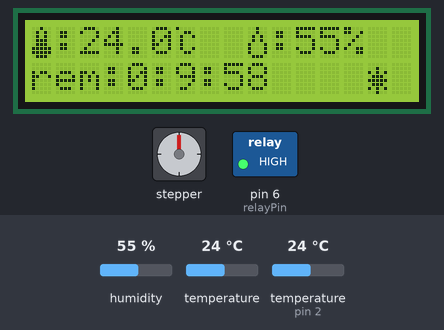
This sketch was run on a simulated Arduino Uno, built with avr-gcc and run on an emulated ATmega328P. Parts: stepper motor, 16×2 character LCD, switched loads named in the sketch (green lamp = pin HIGH). Wiring (inferred from the names in the program): stepper motor (2048 steps per turn assumed): coils pin 8, pin 9, pin 10, pin 11. The inputs (shaded band) are chosen by the test bench; at power-on: temperature 24 °C, humidity 55 %, temperature (sensor on pin 2) 24 °C.

Above: at 1.3 s.
1.4 s: temperature (sensor 0) set to 36 °C
At 2.7 s:
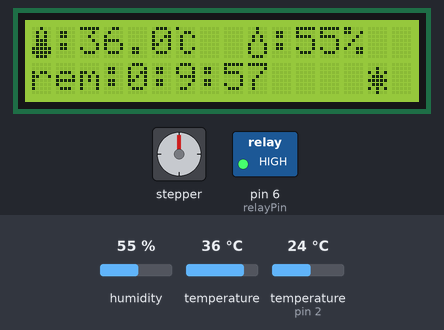
4.5 s: temperature (sensor 0) set to 39 °C
At 5.8 s:
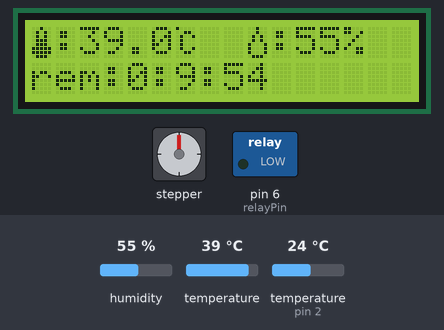
9.5 s: humidity set to 22 %
At 12.8 s:
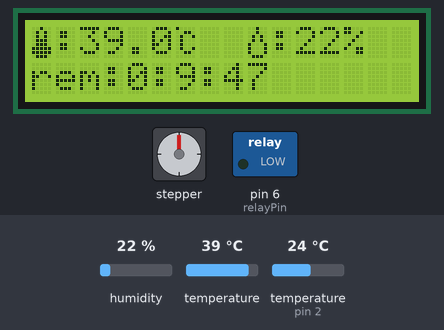
14.5 s: humidity set to 40 %
At 16.8 s:
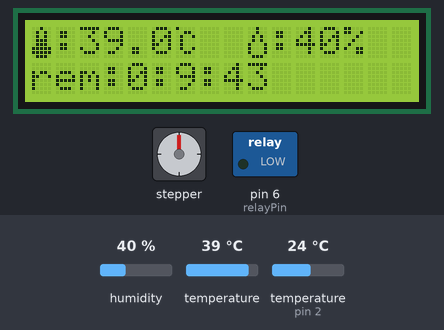
18.5 s: humidity set to 68 %
At 20.7 s:
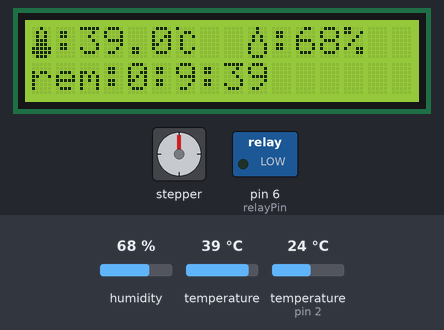
22.5 s: temperature (sensor 0) set to 12 °C
At 24.8 s:
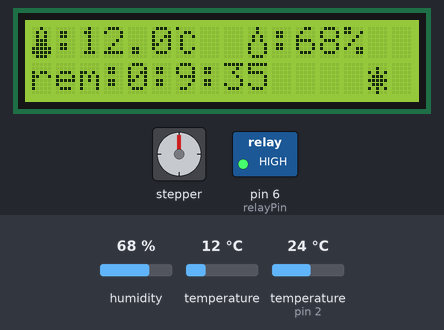
Timing chart, 0 to 26.3 s (numbered marks = the images above; inputs shaded):
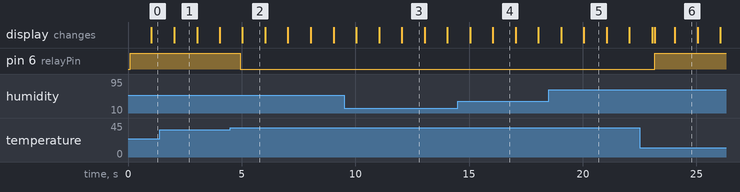

The sketch:

incubatorTest_V2.ino
```cpp
#include <LiquidCrystal_I2C.h>
#include <Wire.h>
#include <DS3231.h>
#include "DHT.h"
#include <Adafruit_BMP085.h>

#define DHTPIN 2     // Digital pin connected to the DHT sensor
#define DHTTYPE DHT11   // DHT 11
int bluePin = 8;    //IN1 on the ULN2003 Board, BLUE end of the Blue/Yellow motor coil
int pinkPin = 9;    //IN2 on the ULN2003 Board, PINK end of the Pink/Orange motor coil
int yellowPin = 10;  //IN3 on the ULN2003 Board, YELLOW end of the Blue/Yellow motor coil
int orangePin = 11;  //IN4 on the ULN2003 Board, ORANGE end of the Pink/Orange motor coil
int relayPin = 6;
LiquidCrystal_I2C lcd(0x27,16,2);  // set the LCD address to 0x27 for a 16 chars and 2 line display
DHT dht(DHTPIN, DHTTYPE);
DS3231  rtc(SDA, SCL);
Adafruit_BMP085 bmp;
//VARIABLES--------------------
int h;
float t;
bool tempHigh = false;
bool startMotor = false;
bool directionMotor = false;
float setPointT = 37.5;
int currentStep = 0;
int saat=0;
int minute = 0;
int second = 0;
unsigned long previousMillis = 0;
unsigned long currentMillis = 0;
unsigned long previousMillis2 = 0;
unsigned long rememberTurn = 0;
unsigned long turnInterval = 600000;

//unsigned long turnInterval = (2 * 3600)* 1000;

//testing values:
//interval motorun hereketinden cox olmalidi;

unsigned long motorInterval = 75000;
byte centigrade[8] = {
  0x10,
  0x06,
  0x09,
  0x08,
  0x08,
  0x09,
  0x06,
  0x00
};
byte motorOn[8] = {
  0x00,
  0x00,
  0x11,
  0x1B,
  0x15,
  0x11,
  0x11,
  0x00
};
byte light[8] = { //icon for sun
  0b00000,
  0b00100,
  0b10101,
  0b01110,
  0b11111,
  0b01110,
  0b10101,
  0b00100
};
byte highT[8] ={B00100,B01010,B01010,B01110,B01110,B11111,B11111,B01110}; //thermometer icon
byte highH[8] ={B00100,B00100,B01010,B01010,B10001,B10001,B10001,B01110}; //drop icon

//------------------------------------------------------------------------SETUP------------------------------------------------------
void setup(){
  Serial.begin(9600);
  dht.begin();
  rtc.begin();
  lcd.init();// initialize the lcd
  lcd.setBacklight(2);
  lcd.createChar(1, centigrade);
  lcd.createChar(2, highT);
  lcd.createChar(3, highH);
  lcd.createChar(4, motorOn);
  lcd.createChar(5, light);

  if (!bmp.begin()) {
  Serial.println("Could not find a valid BMP085 sensor, check wiring!");
  //  rtc.setDOW(SUNDAY);     // Set Day-of-Week to SUNDAY
  //  rtc.setTime(9, 58, 35);     // Set the time to 12:00:00 (24hr format)
  //  rtc.setDate(7, 26, 20);   // Set the date to January 1st, 2014
  }
  pinMode(bluePin, OUTPUT);
  pinMode(pinkPin, OUTPUT);
  pinMode(yellowPin, OUTPUT);
  pinMode(orangePin,OUTPUT);
  pinMode(relayPin,OUTPUT);

  digitalWrite(bluePin, LOW);
  digitalWrite(pinkPin, LOW);
  digitalWrite(yellowPin, LOW);
  digitalWrite(orangePin, LOW);
}
//--------------------------------------------------------------------------LOOP------------------------------------------------------
void loop(){
  currentMillis = millis();
  updateSensor();
  showMenu();
  Maintain();
  if(!startMotor){
    if((millis() - rememberTurn) > turnInterval){
    startMotor = true;
    rememberTurn = millis();
  }
  }

  turnEgg();
//  lcd.print("rem:");
//  lcd.setCursor(4,1);
//  lcd.print(hourLeft);
//  lcd.setCursor(5,1);
//  lcd.print(":");
//  lcd.setCursor(6,1);
//  lcd.print(minLeft);
 }
// -----------------------------------------------------------TURN EGG----------------------------------------------
 void turnEgg(){
  if(startMotor){
    if((millis() - rememberTurn) <= motorInterval){
      lcd.setCursor(15,1);
      lcd.write(4);
      step(directionMotor);

    }
    else if((millis() - rememberTurn) > motorInterval){
      directionMotor = !directionMotor;
      startMotor = false;
    }
  }
 }
//---------------------------------------------------------------UDPATE SENSOR-----------------------------------------------
 void updateSensor(){
  if ((currentMillis - previousMillis) > 700 )
  {
    h = dht.readHumidity();
    t = bmp.readTemperature();

    if (isnan(h) || isnan(t))
    {
      Serial.println(F("Failed to read from sensor!"));
      return;
    }
    else
    {
      if (t >= setPointT+0.2)
      {
        tempHigh = true;
      }
      else if(t <=setPointT-0.2){
        tempHigh = false;
      }
    }
    previousMillis = currentMillis;
  }

}
//---------------------------------------------------------------MAINTAIN-----------------------------------------
void Maintain(){
  if(tempHigh){
    digitalWrite(relayPin, LOW);
//    Serial.print("Relay is not working");
  }
  else{
    digitalWrite(relayPin, HIGH);
    lcd.setCursor(14,1);
    lcd.write(5);
//    Serial.print("Relay is working");
  }
}
//------------------------------------------------------------SHOW MENU------------------------------------------
 void showMenu(){
  if (currentMillis - previousMillis2 > 1000)
  {
  lcd.clear();
  lcd.setCursor(0,0);
  lcd.write(2);
  lcd.print(":");
  lcd.print(t,1);
  lcd.write(1);

  lcd.setCursor(9,0);
  lcd.write(3);
  lcd.print(":");
  lcd.print(h,1);
  lcd.print("%");
  lcd.setCursor(0,1);
  lcd.print("rem:");
  second = (turnInterval-(currentMillis-rememberTurn))/1000;
  minute = second/60;
  saat = minute/60;
  lcd.print(saat);
  lcd.print(":");
  lcd.print(minute%60);
  lcd.print(":");
  lcd.print((second%60));
  previousMillis2=currentMillis;

  }
}
//----------------------------------------------------------------STEP MOTOR----------------------------------------
void step(boolean directionMotor){
  switch(currentStep){
    case 0:
      digitalWrite(bluePin, HIGH);
      digitalWrite(pinkPin, LOW);
      digitalWrite(yellowPin, LOW);
      digitalWrite(orangePin, LOW);

      break;
    case 1:
      digitalWrite(bluePin, LOW);
      digitalWrite(pinkPin, HIGH);
      digitalWrite(yellowPin, LOW);
      digitalWrite(orangePin, LOW);

      break;
    case 2:
      digitalWrite(bluePin, LOW);
      digitalWrite(pinkPin, LOW);
      digitalWrite(yellowPin, HIGH);
      digitalWrite(orangePin, LOW);
      break;
    case 3:

      digitalWrite(bluePin, LOW);
      digitalWrite(pinkPin, LOW);
      digitalWrite(yellowPin, LOW);
      digitalWrite(orangePin, HIGH);
      break;
  }
  //CCW
  if(directionMotor){
      currentStep = (--currentStep >= 0) ? currentStep : 3;
  }
  else{
    currentStep = (++currentStep < 4) ? currentStep : 0;
  }
delay(3);
}
```

Measured:
- the behaviour switches between 37 and 38 °C on temperature (sensor 0) (found by bisection; images 1 and 2)
- after the input at 4.5 s, pin 6 (relayPin): HIGH → LOW after 0.44 s; the display: changes after 0.53 s (image 2)
- after the input at 22.5 s, pin 6 (relayPin): LOW → HIGH after 0.66 s; the display: first differs from a run without the input after 0.66 s (image 6 shows a later state)
- what the display in image 1 shows lasts 1.0 s, from 2.0 s to 3.0 s
